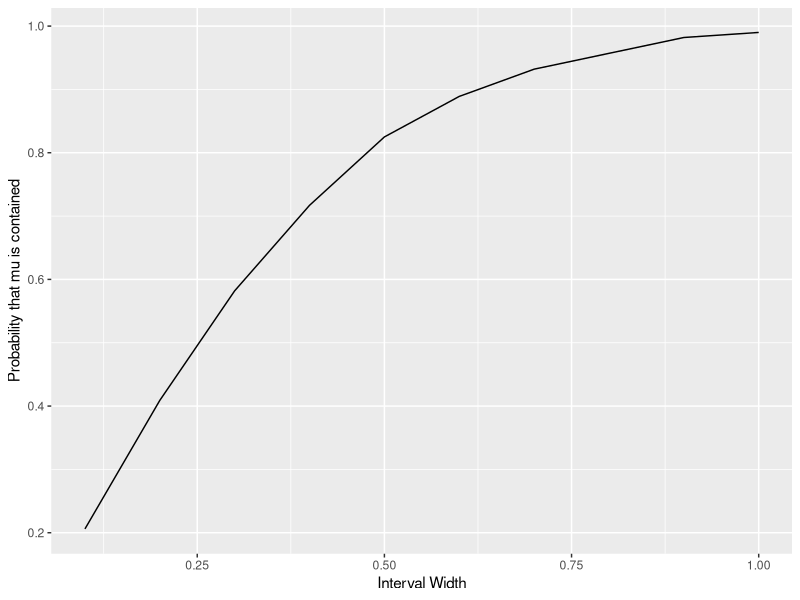
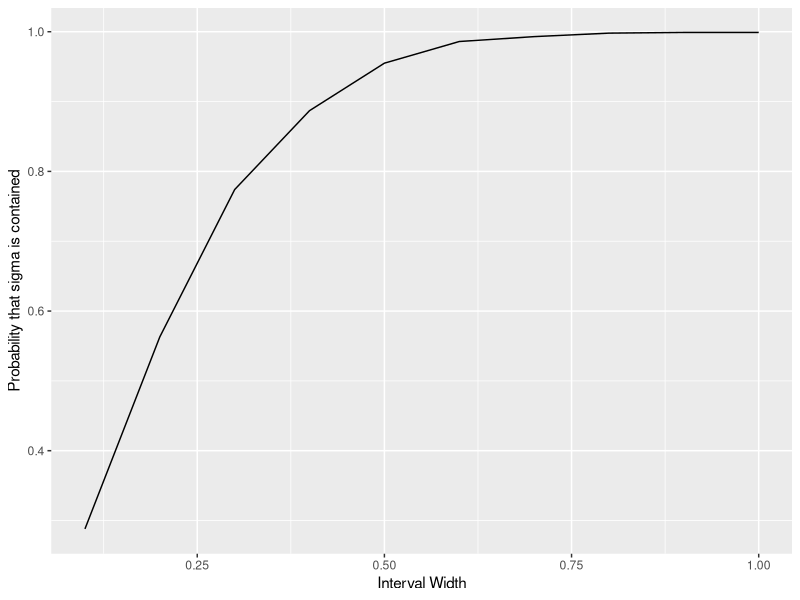

Here is the R script that generated these plots, in order:
## ---- chunk 1
library(ggplot2)
## ---- chunk 2
interval_width <- 1 # width of confidence interval
## ---- chunk 3
# number of data points to generate
n <- 30
# population mean
mu <- 2.5
# population standard deviation (square root of population variance)
sigma <- 1.0
## ---- chunk 4
# generate n values from the  Normal distribution N(mu, sigma)
x <- rnorm(n, mean = mu, sd = sigma)
## ---- chunk 5
x_bar = mean(x) # compute sample mean
## ---- chunk 6
interval <- c(x_bar - interval_width / 2, x_bar + interval_width / 2)
## ---- chunk 7
print(interval)
## ---- chunk 8
nreps <- 1000 # number of Monte Carlo simulation runs
## ---- chunk 9
# define a series of interval widths
interval_width <- seq(0.1, 1.0, 0.1)
# store the number of interval widths generated
n_interval_widths <- length(interval_width)
## ---- chunk 10
print(interval_width)
## ---- chunk 11
# create a vector to store the number of times the population mean is contained
mu_contained <- rep(0, n_interval_widths)
## ---- chunk 12
for (replicate in 1:nreps) {

  x <- sigma * rnorm(n) + mu # simulate a data set

  xbar <- mean(x) # compute the sample mean

  # for each interval width that we are testing ...
  for (j in 1:n_interval_widths) {
    # check if the interval contains the true mean
    if ((mu > xbar - 0.5 * interval_width[j]) &
        (mu < xbar + 0.5 * interval_width[j])) {
      # if it is, we increment the count by one for this width
      mu_contained[j] <- mu_contained[j] + 1
    }
  }

}
## ---- chunk 13
probability_mean_contained <- mu_contained / nreps
## ---- chunk 14
# create a data frame containing the variables we wish to plot
df <- data.frame(interval_width = interval_width,
                 probability_mean_contained = probability_mean_contained)

# initialise the ggplot
plt <- ggplot(df, aes(x = interval_width, y = probability_mean_contained))
# create a line plot
plt <- plt + geom_line()
# add a horizontal axis label
plt <- plt + xlab("Interval Width")
# create a vertical axis label
plt <- plt + ylab("Probability that mu is contained")

print(plt) # plot to screen
## ---- chunk 15
print(2 * 1.65 * sigma / sqrt(n))
## ---- chunk 16
# create a vector to store the number of times
# the population variance is contained
sigma_contained <- rep(0, n_interval_widths)

for (replicate in 1:nreps) {

  x <- rnorm(n, mean = mu, sd = sigma) # simulate a data set

  sigmabar <- sd(x) # compute the sample standard deviation

  # for each interval width that we are testing ...
  for (j in 1:n_interval_widths) {
    # check if the interval contains the true mean
    if ((sigma > sigmabar - 0.5 * interval_width[j]) &
        (sigma < sigmabar + 0.5 * interval_width[j])) {

      # if it is, we increment the count by one for this width
      sigma_contained[j] <- sigma_contained[j] + 1
    }
  }
}

probability_var_contained <- sigma_contained / nreps

# create a data frame containing the variables we wish to plot
df <- data.frame(interval_width = interval_width,
        probability_var_contained = probability_var_contained)

# initialise the ggplot
plt <- ggplot(df, aes(x = interval_width, y = probability_var_contained))
# create a line plot
plt <- plt + geom_line()
# add a horizontal axis label
plt <- plt + xlab("Interval Width")
# create a vertical axis label
plt <- plt + ylab("Probability that sigma is contained")

# plot to screen
print(plt)

print(df)
